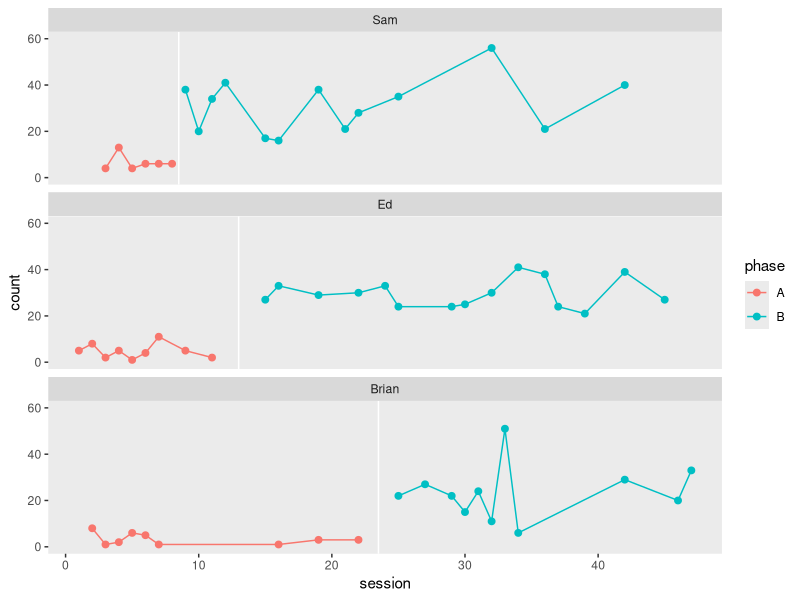

Recreate this plot in R. (Note: this script raises an error after producing the figure.)
## ---- chunk 1
library(tidyverse)
## ---- chunk 2
# Sam
sam <- tibble(
  id      = "Sam",
  session = c(3, 4, 5, 6, 7, 8,
              9, 10, 11, 12, 15, 16, 19, 21, 22, 25, 32, 36, 42),
  count   = c(4, 13, 4, 6, 6, 6,
              38, 20, 34, 41, 17, 16, 38, 21, 28, 35, 56, 21, 40),
  phase   = rep(LETTERS[1:2], times = c(6, 13)))

# Ed
ed <- tibble(
  id      = "Ed",
  session = c(1, 2, 3, 4, 5, 6, 7, 9, 11,
              15, 16, 19, 22, 24, 25, 29, 30, 32, 34, 36, 37, 39, 42, 45),
  count   = c(5, 8, 2, 5, 1, 4, 11, 5, 2,
              27, 33, 29, 30, 33, 24, 24, 25, 30, 41, 38, 24, 21, 39, 27),
  phase   = rep(LETTERS[1:2], times = c(9, 15)))

# Brian
brian <- tibble(
  id      = "Brian",
  session = c(2:7, 16, 19, 22,
              25, 27, 29, 30:32, 33, 34, 42, 46, 47),
  count   = c(8, 1, 2, 6, 5, 1, 1, 3, 3,
              22, 27, 22, 15, 24, 11, 51, 6, 29, 20, 33),
  phase   = rep(LETTERS[1:2], times = c(9, 11)))
## ---- chunk 3
mason2014 <- bind_rows(
  sam, ed, brian
) %>% 
  mutate(id = fct_rev(id),
         phase = factor(phase),
         session0 = session - 1) %>% 
  select(id, session, session0, phase, count)

# what have we done?
glimpse(mason2014)
head(mason2014)
## ---- chunk 4
lines <- mason2014 %>% 
  distinct(id) %>% 
  mutate(xintercept = c(8.5, 13, 23.5))

mason2014 %>% 
  ggplot(aes(x = session, y = count, color = phase)) +
  geom_vline(data = lines,
             aes(xintercept = xintercept),
             color = "white") +
  geom_point(size = 2) +
  geom_line() +
  ylim(0, 60) +
  facet_wrap(~ id, ncol = 1) +
  theme(panel.grid = element_blank())
## ---- chunk 5
save(mason2014, file = "/Users/solomonkurz/Dropbox/Experimental-design-and-the-GLMM/sketches/data/mason2014.rda")
## ---- chunk 6
sessionInfo()
